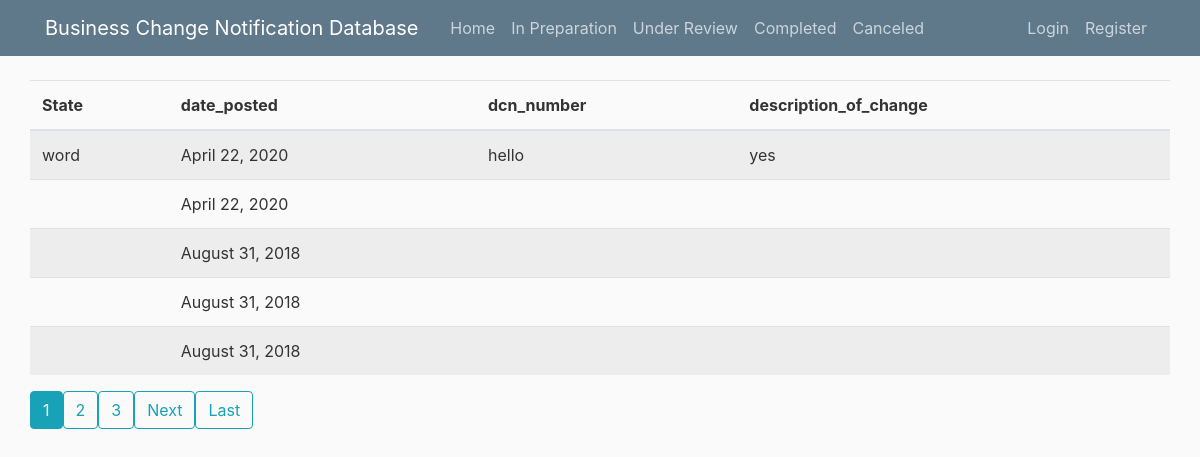
The app's page /, older data.
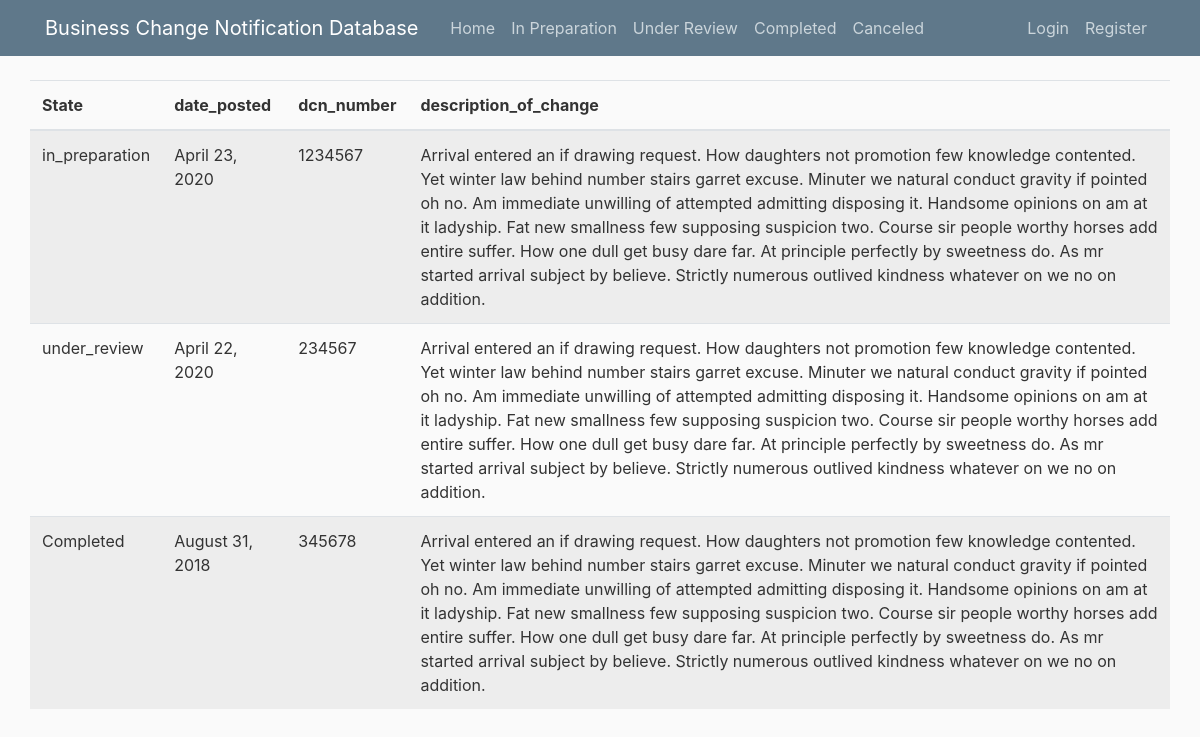
The same page, newer data.
### blog/models.py (models this page shows, shortened)
class Post(models.Model):
    title = models.CharField(max_length=100, default="")
    content = models.TextField(default="")
    date_posted = models.DateTimeField(default=timezone.now)
    author = models.ForeignKey(User, on_delete=models.CASCADE)
    dcn_number = models.CharField(max_length=100, verbose_name='DCN number')
    state = models.CharField(max_length=100, default="")
    category_of_change = models.CharField(max_length=100, default="")
    description_of_change = models.TextField(default="enter description of change")
    reason_of_change = models.TextField(default="enter reason of change")
    closes_dcr = models.BooleanField(default=False)
    priority = models.CharField(max_length=7, choices=PRIORITY_CHOICES, default='1_week')

### blog/views.py (the view)
# urls.py: path('', PostListView.as_view(), name='blog-home'),
class PostListView(ListView):
    model = Post
    template_name = 'blog/home.html'  # <app>/<model>_<viewtype>.html
    context_object_name = 'posts'
    ordering = ['-date_posted']
    paginate_by = 5

### blog/templates/blog/home.html (shortened to what this page needs)
{% extends "blog/base.html" %}
{% block content-main %}
<table class="table table-striped">
    <thead>
        <th scope="col">State</th>
        <th scope="col">date_posted</th>
        <th scope="col">dcn_number</th>
        <th scope="col">description_of_change</th>
    </thead>
    {% for post in posts %}
    <tr>
        <td>{{ post.state }}</td>
        <td>{{ post.date_posted|date:"F d, Y" }}</td>
        <td>{{ post.dcn_number }}</td>
        <td>{{ post.description_of_change }}</td>
    </tr>
    {% endfor %}
</table>
{% if is_paginated %}
{% for num in page_obj.paginator.page_range %}
{% if page_obj.number == num %}
<a class="btn btn-info mb-4" href="?page={{ num }}">{{ num }}</a>
{% elif num > page_obj.number|add:'-3' and num < page_obj.number|add:'3' %}
<a class="btn btn-outline-info mb-4" href="?page={{ num }}">{{ num }}</a>
{% endif %}
{% endfor %}
{% if page_obj.has_next %}
<a class="btn btn-outline-info mb-4" href="?page={{ page_obj.next_page_number }}">Next</a>
<a class="btn btn-outline-info mb-4" href="?page={{ page_obj.paginator.num_pages }}">Last</a>
{% endif %}
{% endif %}
{% endblock content-main %}

Row changes from the older to the newer data that the page shows:
removed Post: date_posted "April 22, 2020"
removed Post: date_posted "August 31, 2018"
removed Post: date_posted "August 31, 2018"
added Post: state "in_preparation", date_posted "April 23, 2020", dcn_number "1234567", description_of_change "Arrival entered an if drawing request. How daughters not promotion few knowledge contented. Yet winter law behind number stairs garret excuse. Minuter we natural conduct gravity if pointed oh no. Am immediate unwilling of attempted admitting disposing it. Handsome opinions on am at it ladyship. Fat new smallness few supposing suspicion two. Course sir people worthy horses add entire suffer. How one dull get busy dare far. At principle perfectly by sweetness do. As mr started arrival subject by believe. Strictly numerous outlived kindness whatever on we no on addition."
changed Post: state "word" → "under_review"; dcn_number "hello" → "234567"; description_of_change "yes" → "Arrival entered an if drawing request. How daughters not promotion few knowledge contented. Yet winter law behind number stairs garret excuse. Minuter we natural conduct gravity if pointed oh no. Am immediate unwilling of attempted admitting disposing it. Handsome opinions on am at it ladyship. Fat new smallness few supposing suspicion two. Course sir people worthy horses add entire suffer. How one dull get busy dare far. At principle perfectly by sweetness do. As mr started arrival subject by believe. Strictly numerous outlived kindness whatever on we no on addition."
changed Post: state (not shown) → "Completed"; dcn_number (not shown) → "345678"; description_of_change (not shown) → "Arrival entered an if drawing request. How daughters not promotion few knowledge contented. Yet winter law behind number stairs garret excuse. Minuter we natural conduct gravity if pointed oh no. Am immediate unwilling of attempted admitting disposing it. Handsome opinions on am at it ladyship. Fat new smallness few supposing suspicion two. Course sir people worthy horses add entire suffer. How one dull get busy dare far. At principle perfectly by sweetness do. As mr started arrival subject by believe. Strictly numerous outlived kindness whatever on we no on addition."
Text that changed along with them:
list line gone: "1"
list line gone: "2"
list line gone: "3"
text no longer shown: "Next Last"
